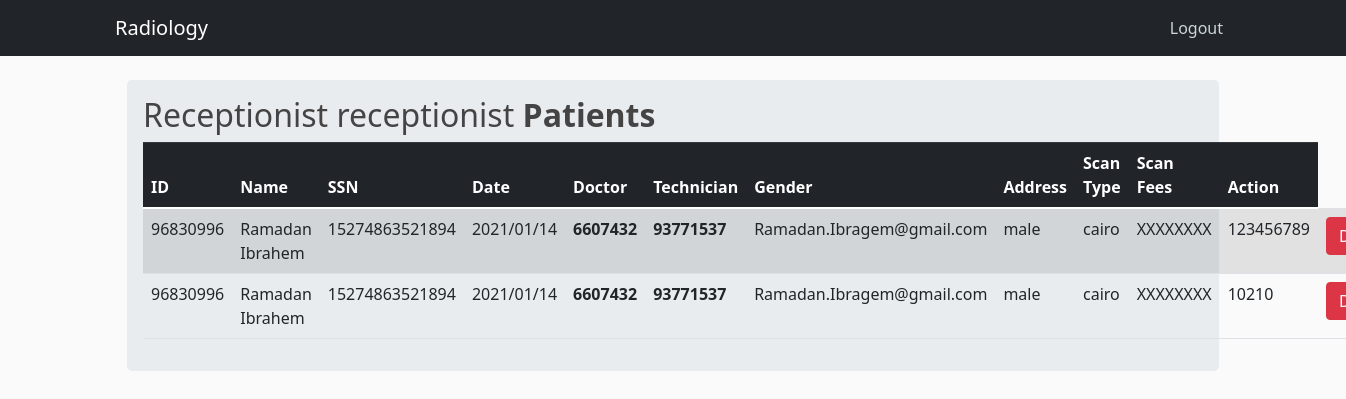
Screenshot of /admin/recep_patients/18856351/ (signed in) with the database file from the repository.
### RIS/models.py (models this page shows, shortened)
class Receptionist(db.Model):
    id = db.Column(db.Integer, primary_key=True)
    name = db.Column(db.String(50), unique=False, nullable=False)
    ssn = db.Column(db.String(14), unique=True, nullable=False)
    dob = db.Column(db.DateTime, nullable=False)
    date_created = db.Column(db.DateTime, nullable=False, default=datetime.utcnow())
    email = db.Column(db.String(120), unique=True, nullable=False)
    gender = db.Column(db.String(6), nullable=False)
    address = db.Column(db.String(200))
    salary = db.Column(db.Integer, nullable=False, default=5000)
    scans = db.relationship('Scan', backref='receptionist', lazy=True)

class Scan(db.Model):
    id = db.Column(db.Integer, primary_key=True)
    scan_type = db.Column(db.String(100), nullable=False)
    scan_date = db.Column(db.DateTime, nullable=False, default=datetime.utcnow())
    fees = db.Column(db.Integer, nullable=False)
    image_file = db.Column(db.String(20), nullable=True, default='default.jpg')
    report_title = db.Column(db.Text, nullable=True)
    report_content = db.Column(db.Text, nullable=True)
    report_summary = db.Column(db.Text, nullable=True)
    patient_id = db.Column(db.Integer, db.ForeignKey('patient.id'), nullable=False)
    receptionist_id = db.Column(db.Integer, db.ForeignKey('receptionist.id'), nullable=False)
    technician_id = db.Column(db.Integer, db.ForeignKey('technician.id'), nullable=False)
    doctor_id = db.Column(db.Integer, db.ForeignKey('doctor.id'), nullable=False)

class Patient(db.Model):
    id = db.Column(db.Integer, primary_key=True)
    name = db.Column(db.String(50), unique=False, nullable=False)
    ssn = db.Column(db.String(14), unique=True, nullable=False)
    date_created = db.Column(db.DateTime, nullable=False, default = datetime.utcnow())
    email = db.Column(db.String(120), unique=True, nullable=False)
    gender = db.Column(db.String(6), nullable=False)
    address = db.Column(db.String(200))
    dob = db.Column(db.DateTime, nullable=False)
    age = db.Column(db.Integer, nullable=False)
    scans = db.relationship('Scan', backref='patient', lazy=True)

class Doctor(db.Model):
    id = db.Column(db.Integer, primary_key=True)
    name = db.Column(db.String(50), unique=False, nullable=False)
    ssn = db.Column(db.String(14), unique=True, nullable=False)
    dob = db.Column(db.DateTime, nullable=False)
    speciality = db.Column(db.String(20), nullable=False)
    salary = db.Column(db.Integer, nullable=False, default=5000)
    email = db.Column(db.String(120), unique=True, nullable=False)
    gender = db.Column(db.String(6), nullable=False)
    scans = db.relationship('Scan', backref='doctor', lazy=True)

class Technician(db.Model):
    id = db.Column(db.Integer, primary_key=True)
    name = db.Column(db.String(50), unique=False, nullable=False)
    ssn = db.Column(db.String(14), unique=True, nullable=False)
    dob = db.Column(db.DateTime, nullable=False)
    date_created = db.Column(db.DateTime, nullable=False, default = datetime.utcnow())
    email = db.Column(db.String(120), unique=True, nullable=False)
    gender = db.Column(db.String(6), nullable=False)
    address = db.Column(db.String(200))
    salary = db.Column(db.Integer, nullable=False, default=5000)
    scans = db.relationship('Scan', backref='technician', lazy=True)

### RIS/routes.py (the view)
@app.route("/admin/recep_patients/<int:id>/")
@login_required
def recep_patients(id):
    if current_user.email[-5] == 'A':
        receptionist = Receptionist.query.filter_by(id = id).first()
        recep_patients = Scan.query.filter_by(receptionist=receptionist)
        return render_template("recep_patients.html", p_data = recep_patients, name=receptionist.name)
    else:
        abort(403)

### RIS/models.py (called while the page is built)
@login_manager.user_loader
def load_user(user_id):
    return User.query.get(int(user_id))

### RIS/templates/recep_patients.html (shortened to what this page needs)
{% extends "layout.html" %}
{% block homepage %}
    <a class="navbar-brand mr-4" href="{{ url_for('recep') }}">Radiology</a>
{% endblock homepage %}
{% block navbar %}
    <a class="nav-item nav-link" href="{{ url_for('logout') }}">Logout</a>
{% endblock navbar %}
{% block content %}
<div class="container">
    <div class="row">
        <div class="col md-12">
            <div class="jumbotron p-3">
                <h2>Receptionist {{ name }} <b>Patients</b></h2>
                <table class="table table-hover table-striped">
                    <thead class="thead-dark">
                        <tr>
                            <th>ID</th>
                            <th>Name</th>
                            <th>SSN</th>
                            <th>Date</th>
                            <th>Doctor</th>
                            <th>Technician</th>
                            <th>Gender</th>
                            <th>Address</th>
                            <th>Scan Type</th>
                            <th>Scan Fees</th>
                            <th>Action</th>
                        </tr>
                    </thead>
                    <tbody>
                        {% for row in p_data %}
                            <tr>
                                <td>{{row.patient.id}}</td>
                                <td>{{row.patient.name}}</td>
                                <td>{{row.patient.ssn}}</td>
                                <td>{{row.scan_date.strftime('%Y/%m/%d') }}</td>
                                <th>{{ row.doctor.id }}</th>
                                <th>{{ row.technician.id }}</th>
                                <td>{{row.patient.email}}</td>
                                <td>{{row.patient.gender}}</td>
                                <td>{{row.patient.address}}</td>
                                <td>{{row.scan_type}}</td>
                                <td>{{row.fees}}</td>
                                <td>
                                    <a href="/delete/{{row.id}}" class="btn btn-danger btn-xs"
                                        onclick="return confirm('Are You Sure To Delete ?')">Delete</a>
                                </td>
                            </tr>
                        {% endfor %}
                    </tbody>
                </table>
            </div>
        </div>
    </div>
</div>
{% endblock %}

### RIS/static/main.css (style rules this page uses)
body { background: #fafafa; color: #333333; margin-top: 5rem; }
h1, h2, h3, h4, h5, h6 { color: #444444; }
.site-header .navbar-nav .nav-link { color: #cbd5db; }

### rows the page displays
Receptionist: name "receptionist"
Scan: patient.id "96830996", patient.name "Ramadan Ibrahem", patient.ssn "15274863521894", scan_date "2021/01/14", doctor.id "6607432", technician.id "93771537", patient.email "Ramadan.Ibragem@gmail.com", patient.gender "male", patient.address "cairo", scan_type "XXXXXXXX", fees "123456789"
Scan: patient.id "96830996", patient.name "Ramadan Ibrahem", patient.ssn "15274863521894", scan_date "2021/01/14", doctor.id "6607432", technician.id "93771537", patient.email "Ramadan.Ibragem@gmail.com", patient.gender "male", patient.address "cairo", scan_type "XXXXXXXX", fees "10210"
